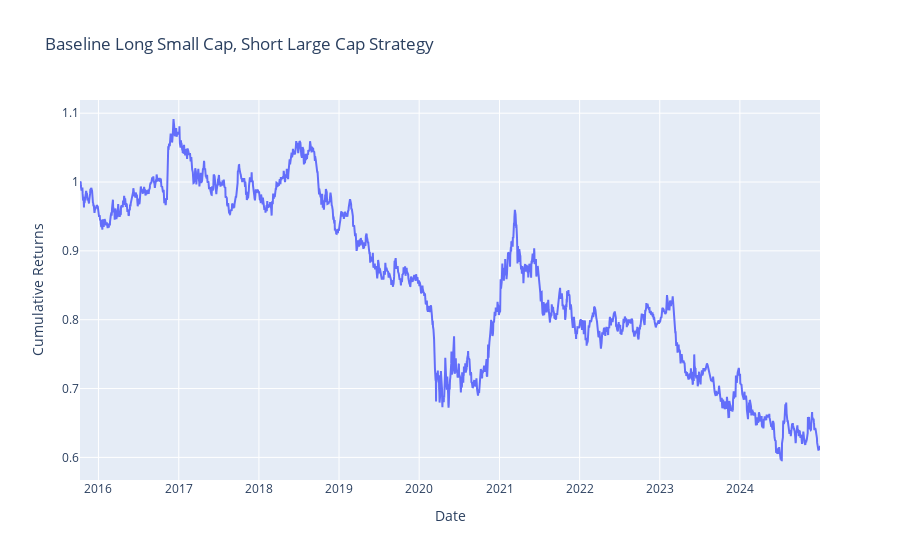

Here is the notebook cell this chart was saved with:
### Markdown cell above
*i)* Baseline Strategy Performance

### Code cell
fig = go.Figure()

fig.add_trace(
    go.Scatter(
        x = baseline_strategy.index,
        y = baseline_strategy['cumulative_returns'],
        name = 'Baseline Strategy'
    )
)

fig.update_layout(title = 'Baseline Long Small Cap, Short Large Cap Strategy')
fig.update_yaxes(title = 'Cumulative Returns')
fig.update_xaxes(title = 'Date')
fig.show()

### Figure 1 — Plotly figure (JSON) as saved in the notebook; plotly's stock layout.template omitted (floating-point values rounded to 4 significant figures; data arrays with more than 128 entries replaced by an {"elided": "..."} marker saying what was removed)
{"data": [{"name": "Baseline Strategy", "type": "scatter", "x": {"elided": "2322 str values"}, "y": {"elided": "2322 float values"}}], "layout": {"title": {"text": "Baseline Long Small Cap, Short Large Cap Strategy"}, "xaxis": {"title": {"text": "Date"}}, "yaxis": {"title": {"text": "Cumulative Returns"}}}}
